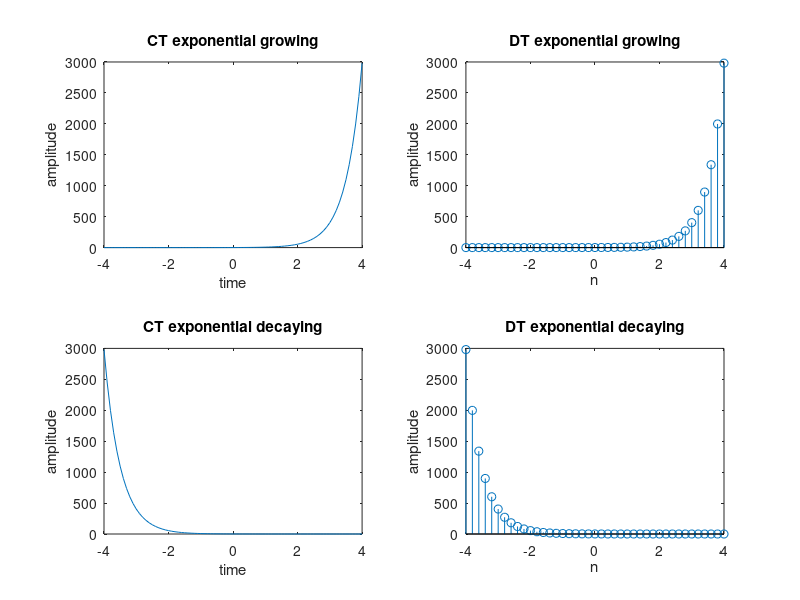

Write the MATLAB code that produced this figure.
clc
clear all
close all
t=-4:0.1:4;
ydecay=exp(-2*t);
ygrow=exp(2*t);
subplot(2,2,1);
plot(t,ygrow);
title('CT exponential growing');
xlabel('time');
ylabel('amplitude');
subplot(2,2,3);
plot(t,ydecay);
title('CT exponential decaying');
xlabel('time');
ylabel('amplitude');

n=-4:0.2:4;
ydecayd=exp(-2*n);
ygrowd=exp(2*n);
subplot(2,2,2);
stem(n,ygrowd);
title('DT exponential growing');
xlabel('n');
ylabel('amplitude');
subplot(2,2,4);
stem(n,ydecayd);
title('DT exponential decaying');
xlabel('n');
ylabel('amplitude');
